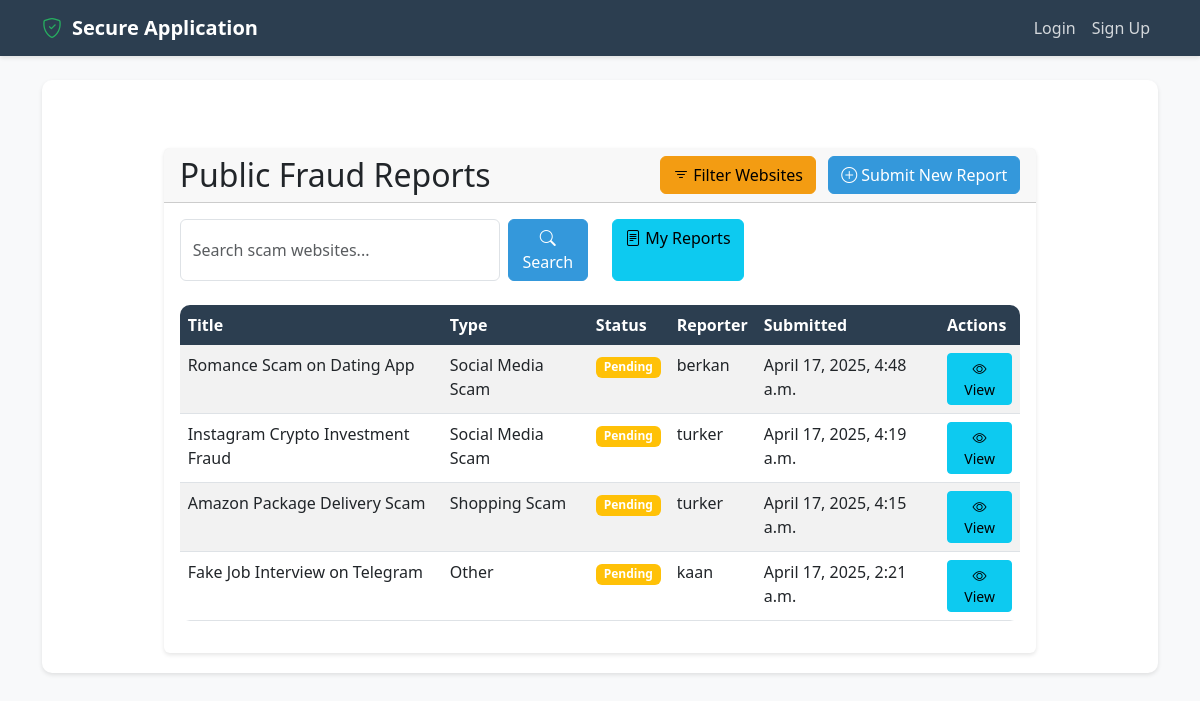
The page /public-reports/ on the database as committed earlier.
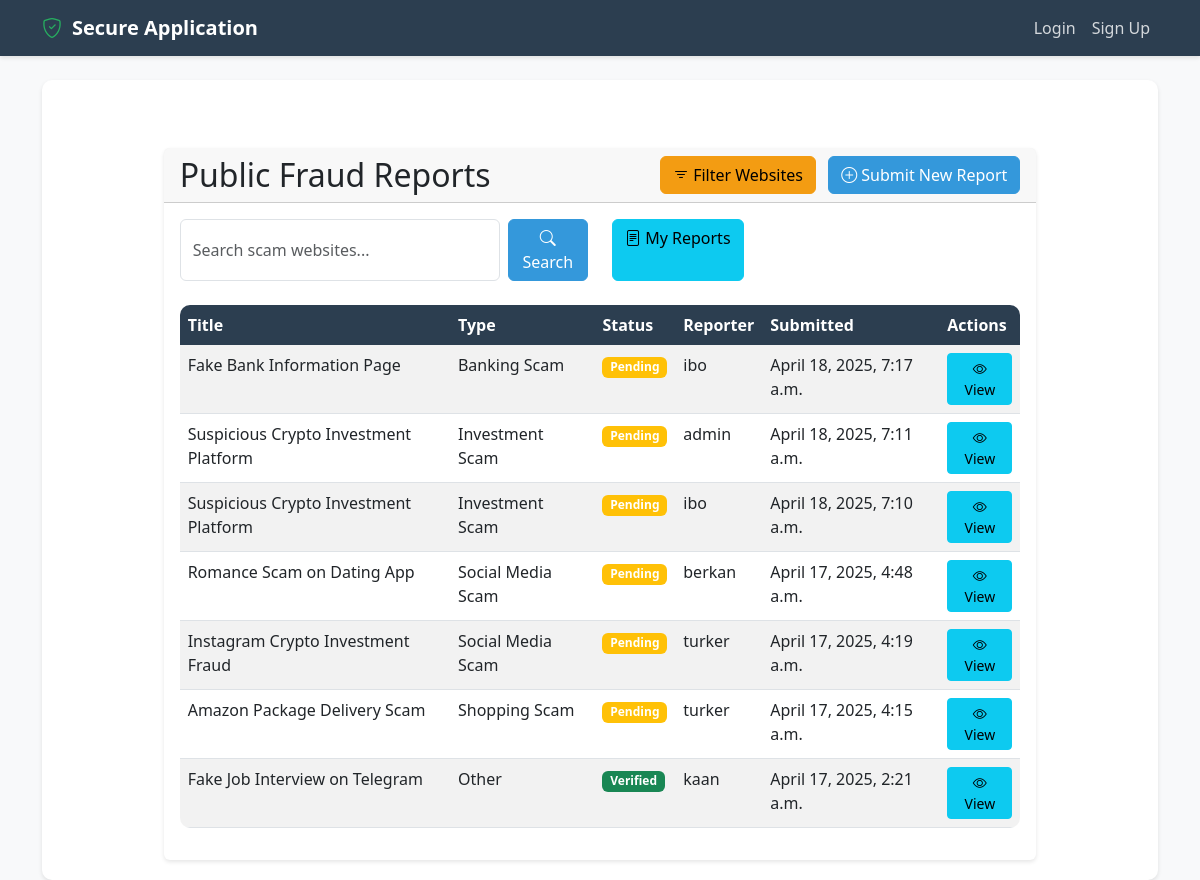
The same page on the database as committed later.
### myapp/models.py (models this page shows, shortened)
class ScamReport(models.Model):
    REPORT_TYPES = [
        ('investment', 'Investment Scam'),
        ('shopping', 'Shopping Scam'),
        ('banking', 'Banking Scam'),
        ('social', 'Social Media Scam'),
        ('other', 'Other')
    ]
    STATUS_CHOICES = [
        ('pending', 'Pending'),
        ('verified', 'Verified'),
        ('rejected', 'Rejected')
    ]
    reporter = models.ForeignKey(
        User,
        on_delete=models.SET_NULL,
        null=True,
        related_name='submitted_reports',
        help_text='User who submitted this report'
    )
    report_type = models.CharField(max_length=20, choices=REPORT_TYPES)
    title = models.CharField(max_length=200)
    description = models.TextField()
    scam_url = models.URLField(blank=True, null=True)
    domain_age = models.CharField(max_length=100, blank=True, null=True)
    domain_registrar = models.CharField(max_length=200, blank=True, null=True)
    domain_country = models.CharField(max_length=100, blank=True, null=True)
    is_blacklisted = models.BooleanField(default=False)
    blacklist_details = models.TextField(blank=True, null=True)
    status = models.CharField(max_length=20, choices=STATUS_CHOICES, default='pending')
    is_public = models.BooleanField(default=True)
    submission_date = models.DateTimeField(auto_now_add=True)
    last_updated = models.DateTimeField(auto_now=True)
    view_count = models.IntegerField(default=0)
    is_flagged = models.BooleanField(default=False)
    flag_reason = models.TextField(blank=True, null=True)
    flagged_by = models.ForeignKey(User, on_delete=models.SET_NULL, null=True, blank=True, related_name='flagged_reports')
    verified_by = models.ForeignKey(User, on_delete=models.SET_NULL, null=True, blank=True, related_name='verified_reports')
    verification_date = models.DateTimeField(null=True, blank=True)
    views = models.IntegerField(default=0)
    class Meta:
        ordering = ['-submission_date']
        verbose_name = 'Scam Report'
        verbose_name_plural = 'Scam Reports'

### myapp/views.py (the view)
# urls.py: path('public-reports/', views.public_reports, name='public_reports'),
def public_reports(request):
    reports = ScamReport.objects.filter(is_public=True).order_by('-submission_date')
    search_query = request.GET.get('q')
    if search_query:
        reports = reports.filter(
            Q(title__icontains=search_query) |
            Q(description__icontains=search_query) |
            Q(report_type__icontains=search_query)
        )
    context = {
        'reports': reports,
        'search_query': search_query
    }
    return render(request, 'public_reports.html', context)

### myapp/templates/public_reports.html (shortened to what this page needs)
{% extends 'base.html' %}
{% load crispy_forms_tags %}
{% block content %}
<div class="container mt-5">
    <div class="row justify-content-center">
        <div class="col-md-10">
            <div class="card">
                <div class="card-header">
                    <div class="d-flex justify-content-between align-items-center">
                        <h2 class="mb-0">Public Fraud Reports</h2>
                        <div>
                            <a href="{% url 'scam_websites' %}" class="btn btn-warning me-2">
                                <i class="bi bi-filter"></i> Filter Websites
                            </a>
                            <a href="{% url 'submit_report' %}" class="btn btn-primary">
                                <i class="bi bi-plus-circle"></i> Submit New Report
                            </a>
                        </div>
                    </div>
                </div>
                <div class="card-body">
                    <div class="row mb-4">
                        <div class="col-md-6">
                            <form method="get" class="d-flex">
                                <input type="text" name="q" class="form-control me-2" placeholder="Search scam websites..." value="{{ request.GET.q }}">
                                <button type="submit" class="btn btn-primary">
                                    <i class="bi bi-search"></i> Search
                                </button>
                            </form>
                        </div>
                        <div class="col-md-6 text-end d-flex">
                            <a href="{% url 'my_reports' %}" class="btn btn-info">
                                <i class="bi bi-file-text"></i> My Reports
                            </a>
                        </div>
                    </div>
                    {% if reports %}
                        <div class="table-responsive">
                            <table class="table table-striped">
                                <thead>
                                    <tr>
                                        <th>Title</th>
                                        <th>Type</th>
                                        <th>Status</th>
                                        <th>Reporter</th>
                                        <th>Submitted</th>
                                        <th>Actions</th>
                                    </tr>
                                </thead>
                                <tbody>
                                    {% for report in reports %}
                                        <tr>
                                            <td>{{ report.title }}</td>
                                            <td>{{ report.get_report_type_display }}</td>
                                            <td>
                                                <span class="badge {% if report.status == 'pending' %}bg-warning{% elif report.status == 'verified' %}bg-success{% else %}bg-danger{% endif %}">
                                                    {{ report.get_status_display }}
                                                </span>
                                            </td>
                                            <td>
                                                {% if report.reporter %}
                                                    {{ report.reporter.username }}
                                                {% else %}
                                                    Anonymous
                                                {% endif %}
                                            </td>
                                            <td>{{ report.submission_date }}</td>
                                            <td>
                                                <a href="{% url 'view_report' report.id %}" class="btn btn-sm btn-info">
                                                    <i class="bi bi-eye"></i> View
                                                </a>
                                            </td>
                                        </tr>
                                    {% endfor %}
                                </tbody>
                            </table>
                        </div>
                    {% endif %}
                </div>
            </div>
        </div>
    </div>
</div>
{% endblock %}

### myapp/templates/base.html (shortened to what this page needs)
{% load static %}
<!DOCTYPE html>
<html lang="en">
<head>
    <link href="https://cdn.jsdelivr.net/npm/bootstrap@5.3.0/dist/css/bootstrap.min.css" rel="stylesheet">
    <link rel="stylesheet" href="https://cdn.jsdelivr.net/npm/bootstrap-icons@1.11.0/font/bootstrap-icons.css">
</head>
<body>
    <nav class="navbar navbar-expand-lg navbar-dark">
        <div class="container">
            <a class="navbar-brand" href="{% url 'home' %}">
                <i class="bi bi-shield-check"></i>
                Secure Application
            </a>
            <div class="collapse navbar-collapse" id="navbarNav">
                <ul class="navbar-nav ms-auto">
                    {% if user.is_authenticated %}
                        <li class="nav-item">
                            <a class="nav-link" href="{% url 'my_reports' %}">My Reports</a>
                        </li>
                        <li class="nav-item">
                            <a class="nav-link" href="{% url 'submit_report' %}">Submit Report</a>
                        </li>
                        <li class="nav-item">
                            <a class="nav-link" href="{% url 'public_reports' %}">Public Reports</a>
                        </li>
                        <li class="nav-item">
                            <a class="nav-link" href="{% url 'secure_page' %}">Secure Page</a>
                        </li>
                        <li class="nav-item">
                            <a class="nav-link" href="{% url 'logout' %}">Logout</a>
                        </li>
                    {% else %}
                        <li class="nav-item">
                            <a class="nav-link" href="{% url 'login' %}">Login</a>
                        </li>
                        <li class="nav-item">
                            <a class="nav-link" href="{% url 'signup' %}">Sign Up</a>
                        </li>
                    {% endif %}
                </ul>
            </div>
        </div>
    </nav>
    <div class="container mt-4">
        <div class="row">
            <div class="{% if user.is_authenticated %}col-md-9{% else %}col-md-12{% endif %}">
                <div class="main-content">
                    {% block content %}
                    {% endblock %}
                </div>
            </div>
        </div>
    </div>
</body>
</html>

### myapp/templates/base.html (style rules this page uses)
:root { --primary-color: #2c3e50; --secondary-color: #3498db; --accent-color: #e74c3c; --success-color: #27ae60; --warning-color: #f39c12; --danger-color: #c0392b; --light-bg: #f8f9fa; --dark-bg: #2c3e50; }
body { background-color: var(--light-bg); font-family: 'Segoe UI', Tahoma, Geneva, Verdana, sans-serif; }
.navbar { background-color: var(--primary-color); box-shadow: 0 2px 4px rgba(0,0,0,0.1); }
.navbar-brand { color: white !important; font-weight: bold; display: flex; align-items: center; gap: 10px; }
.navbar-brand i { color: var(--success-color); }
.nav-link { color: rgba(255,255,255,0.8) !important; transition: color 0.3s ease; }
.btn-primary { background-color: var(--secondary-color); border-color: var(--secondary-color); }
.btn-warning { background-color: var(--warning-color); border-color: var(--warning-color); }
.card { border: none; box-shadow: 0 2px 4px rgba(0,0,0,0.1); transition: transform 0.3s ease; }
.main-content { background-color: white; border-radius: 10px; box-shadow: 0 2px 4px rgba(0,0,0,0.1); padding: 20px; }
.table { background-color: white; border-radius: 10px; overflow: hidden; }
.table thead th { background-color: var(--primary-color); color: white; border: none; }

Rows that differ between the two databases and show on the page:
added ScamReport: title "Fake Bank Information Page", report_type "Banking Scam", status "Pending", reporter.username "ibo", submission_date "April 18, 2025, 7:17 a.m."
added ScamReport: title "Suspicious Crypto Investment Platform", report_type "Investment Scam", status "Pending", reporter.username "admin", submission_date "April 18, 2025, 7:11 a.m."
added ScamReport: title "Suspicious Crypto Investment Platform", report_type "Investment Scam", status "Pending", reporter.username "ibo", submission_date "April 18, 2025, 7:10 a.m."
changed ScamReport "Fake Job Interview on Telegram": status "Pending" → "Verified"
